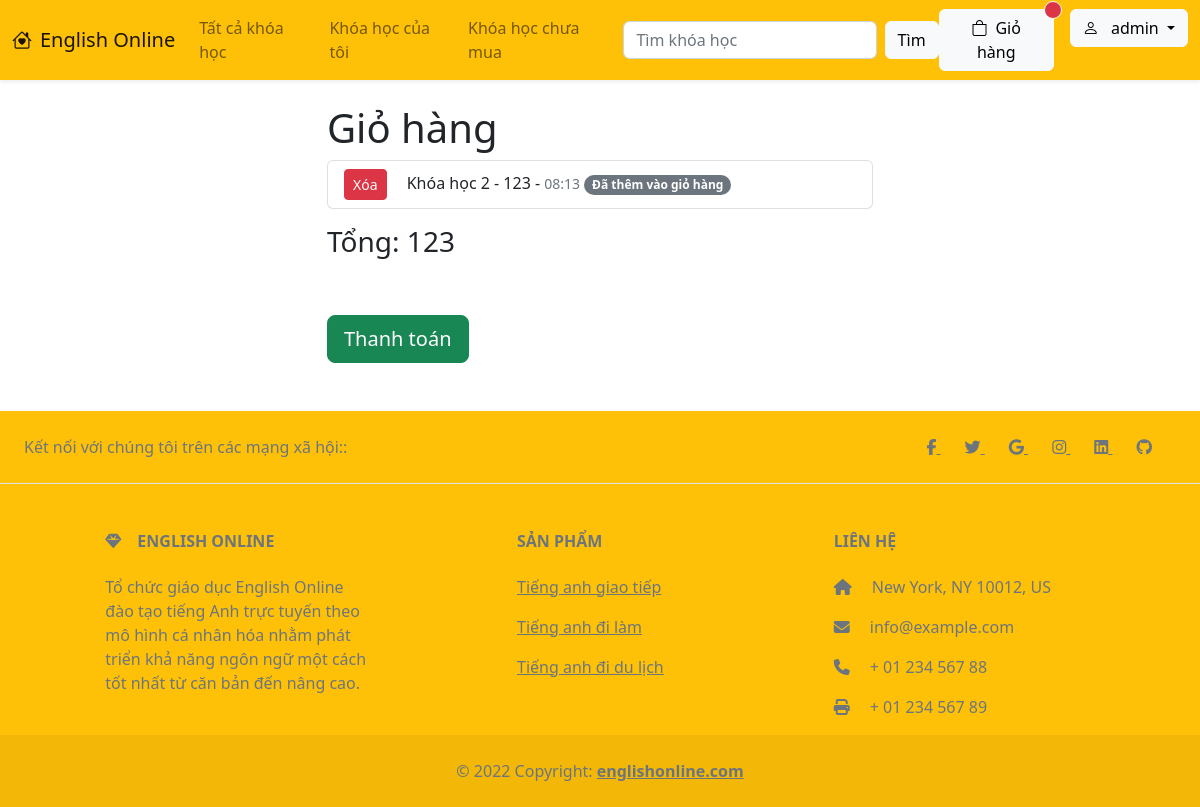
The app's page /cart/ (signed in), older data.
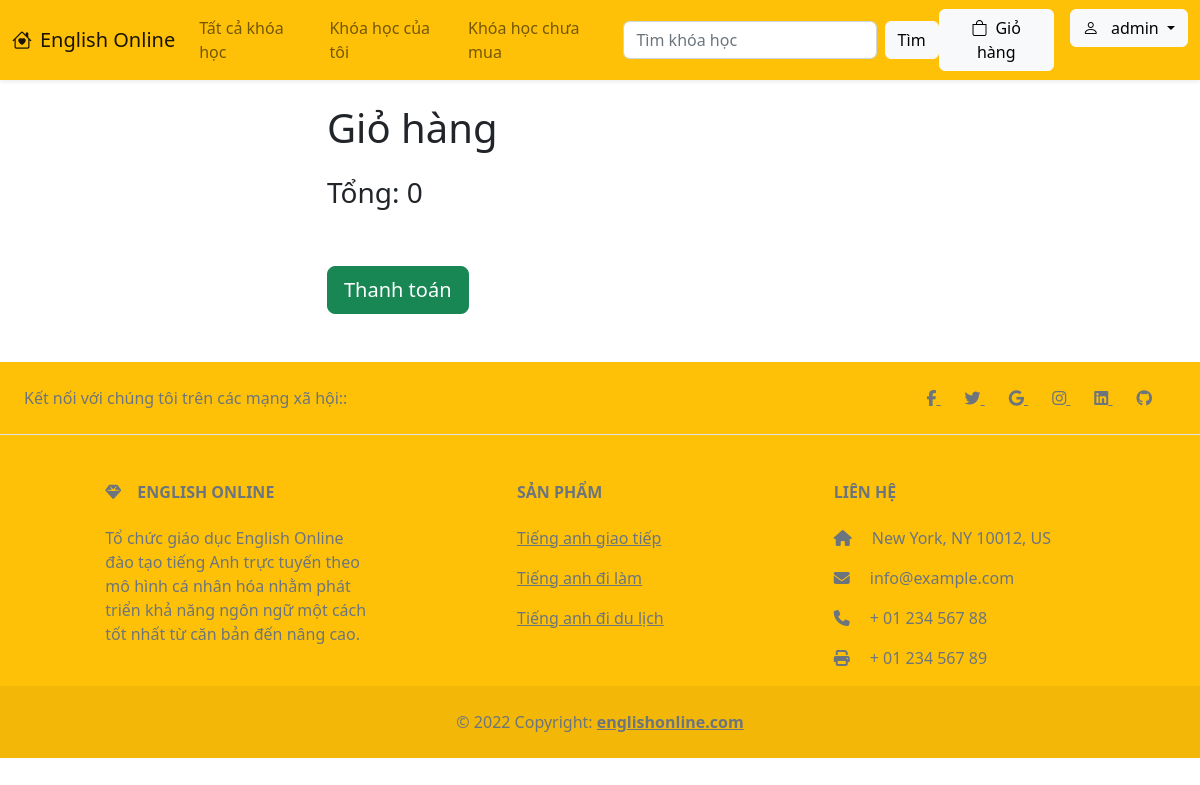
The same page, newer data.
### CM/models.py (models this page shows, shortened)
class UserCourse(models.Model):
    user = models.ForeignKey(User, on_delete=models.CASCADE)
    course = models.ForeignKey(Course, on_delete=models.CASCADE)
    time_added = models.TimeField(auto_now=True)
    STATUS_CHOICES = [
        ('added','Đã thêm vào giỏ hàng'),
        ('waiting', 'Đang chờ thanh toán'),
        ('purchased', 'Đã thanh toán')
    ]
    status = models.CharField(max_length=10, choices=STATUS_CHOICES, default='added')
    class Meta:
        unique_together = ['user', 'course']

class Course(models.Model):
    title = models.CharField(max_length=200)
    img = models.ImageField(upload_to='images/')
    descreption = models.CharField(max_length=1000)
    price = models.IntegerField()
    videos = models.ManyToManyField('Video', blank=True)
    tag_name = models.CharField(max_length=20, blank=True, null=True)

### CM/views.py (the view)
# urls.py: path('cart/', views.cart, name='cart'),
@login_required
def cart(request):
    carts = UserCourse.objects.filter(user=request.user).exclude(status='purchased')
    carts_price = sum(cart.course.price for cart in carts)
    context = {
        'carts': carts,
        'carts_price': carts_price
    }
    return render(request, 'cart.html', context)

### CM/templates/cart.html
{% extends 'base.html' %}
{% block content %}
<div class="container">
    <div class="row justify-content-center">
        <div class="col-lg-6 col-md-8 col-12">
            <h1>Giỏ hàng</h1>
            <ul class="list-group">
                {% for cart in carts %}
                <li class="list-group-item">
                    <a href="{% url 'remove_cart' cart.id %}" class="btn btn-sm btn-danger me-3" type="submit">Xóa</a>
                    {{cart.course.title}} - {{ cart.course.price }}  - <small class="text-muted">{{ cart.time_added }}</small>  <span class="badge rounded-pill text-bg-secondary">{{ cart.get_status_display }}</span> </li>
                {% endfor %}
              </ul>
              <h3 class="mt-3">Tổng: {{ carts_price }}</h3>
            <a href="{% url 'pay' %}" class="btn btn-lg btn-success mt-5">Thanh toán</a>
        </div>
    </div>
</div>
{% endblock %}

Row changes from the older to the newer data that the page shows:
removed UserCourse: course "Khóa học 2", course.price "123", time_added "08:13", status "Đã thêm vào giỏ hàng"
Text that changed along with them:
{{ carts_price }}: "123" → "0"
